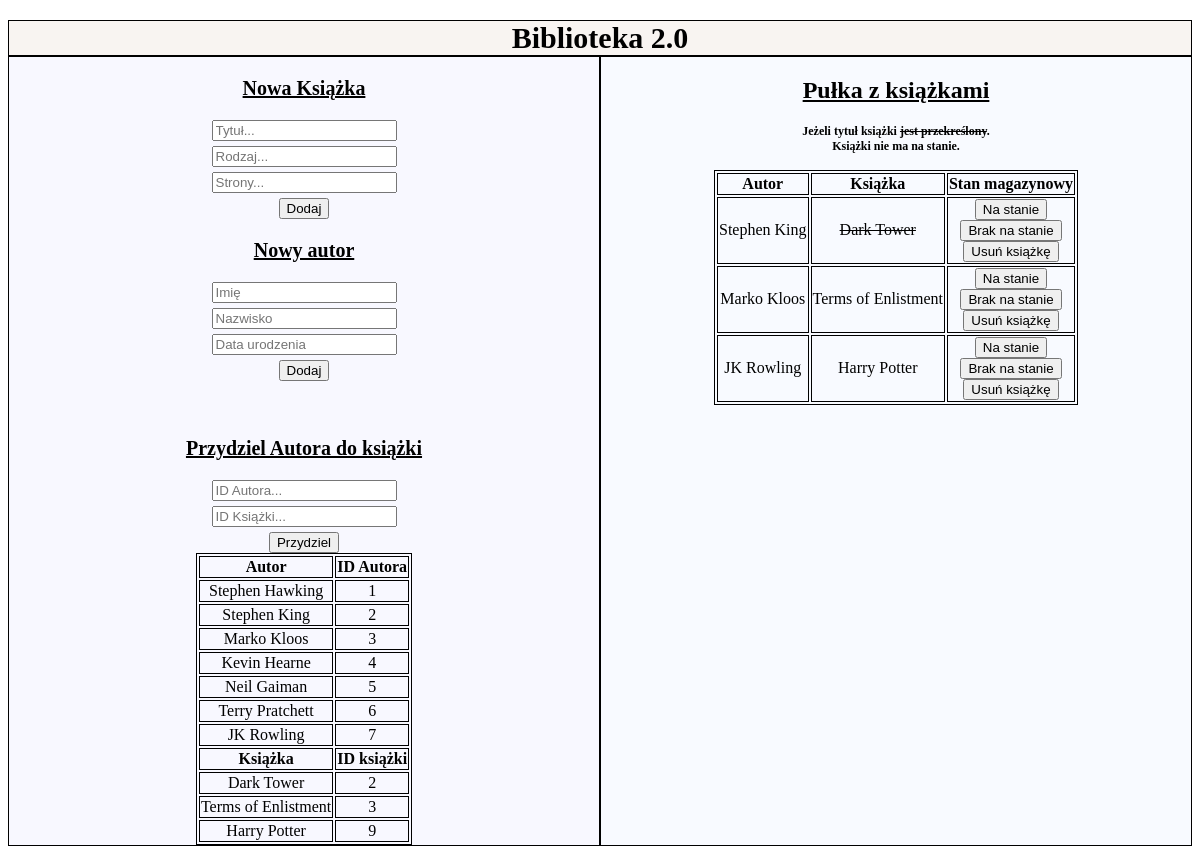
The page / on the database its author committed.
### app/models.py (models this page shows)
class Author(db.Model):
    id = db.Column(db.Integer, primary_key=True)
    name = db.Column(db.String(20), index=True, nullable=True)
    surname = db.Column(db.String(20), index=True, nullable=True)
    birth = db.Column(db.String(15), index=True, nullable=True)
    books = db.relationship("Book", backref="author", lazy="dynamic")
    def __repr__(self):
        return f"{self.name} {self.surname}"

class Book(db.Model):
    id = db.Column(db.Integer, primary_key=True)
    title = db.Column(db.String(20), index=True, nullable=True)
    genre = db.Column(db.String(15), index=True, nullable=True)
    pages = db.Column(db.Integer, index=True, nullable=True)
    author_id = db.Column(db.Integer, db.ForeignKey("author.id"))
    stock = db.Column(db.Boolean, default=False)
    def __str__(self):
        return f"{self.title}"

### app/routes.py (the view)
@app.route("/")
def book_list():
    books = Book.query.all()
    authors = Author.query.all()
    return render_template("books.html", books=books, authors=authors)

### app/templates/books.html (shortened to what this page needs)
{% extends "index.html" %}
{% block body %}
<h1> Biblioteka 2.0</h1>
<div class="row">
    <div class="column1">
        <div class="adding_panel">
            <div class="book_addind">
                <h3>Nowa Książka</h3>
                <form action="/book/" method="post">
                    <p><input type="text" name="title" placeholder="Tytuł..."></p>
                    <p><input type="text" name="genre" placeholder="Rodzaj..."></p>
                    <p><input type="text" name="pages" placeholder="Strony..."></p>
                    <input type="submit" value="Dodaj">
                </form>
            </div>
            <div class="author_adding">
                <h3>Nowy autor</h3>
                <form action="/author/" method="post">
                    <p><input type="text" name="name" placeholder="Imię"></p>
                    <p><input type="text" name="surname" placeholder="Nazwisko"></p>
                    <p><input type="text" name="birth" placeholder="Data urodzenia"></p>
                    <input type="submit" value="Dodaj">
                </form>
            </div>
        </div><br><br>
        <div class="assign_panel">
            <div class="assign_author">
                <h3>Przydziel Autora do książki</h3>
                <form action="/assign/" method="post">
                    <p><input type="text" name="author_id" placeholder="ID Autora..."></p>
                    <p><input type="text" name="books_id" placeholder="ID Książki..."></p>
                    <input type="submit" value="Przydziel">
                </form>
                <table class="ids">
                    <tr>
                        <th>Autor</th>
                        <th>ID Autora</th>
                    </tr>
                    {% for author in authors %}
                    <tr>
                        <td>{{ author }}</td>
                        <td>{{ author.id }}</td>
                    </tr>
                    {% endfor %}
                    <tr>
                        <th>Książka</th>
                        <th>ID książki</th>
                        {% for book in books %}
                    </tr>
                    <td>{{ book }}</td>
                    <td>{{ book.id }}</td>
                    {% endfor %}
                </table>
            </div>
        </div>
    </div>
    <div class="column2">
        <div class="book_disply">
            <h2>Pułka z książkami</h2>
            <h4>Jeżeli tytuł książki <span style="text-decoration: line-through;">jest przekreślony</span>. <br>Książki nie ma na stanie.
            </h4>
            <table>
                <tr>
                    <th>Autor</th>
                    <th>Książka</th>
                    <th>Stan magazynowy</th>
                </tr>
                {% for book in books %}
                <tr>
                    <td>{{ book.author }}</td>
                    <td>{% if book.stock %} <strike> {% endif %}{{ book.title }} {% if book.stock %} </strike>{%
                        endif %}</td>
                    <td>
                        <button type="button" onclick='window.location.href="/in_stock/{{ book.id }}"'>Na stanie
                        </button>
                        <br>
                        <button type="button" onclick='window.location.href="/out_stock/{{ book.id }}"'>Brak na stanie </button>
                        <br>
                        <button type="button" onclick='window.location.href="delete/{{ book.id }}"'>Usuń książkę
                        </button>
                    </td>
                </tr>
                {% endfor %}
            </table>
</div>
{% endblock %}

### app/templates/index.html (shortened to what this page needs)
<!DOCTYPE html>
<html lang="en">
<head>
    <link rel="stylesheet" type="text/css" href="{{ url_for('static', filename='style.css') }}">
</head>
<body>
    {% block body %}{% endblock %}
</body>
</html>

### app/static/style.css (style rules this page uses)
html { height: 100%; }
h1 { text-align: center; font-size: 30px; margin-bottom: 0%; border: 1px solid black; background-color: rgba(248, 244, 241, 0.932); }
h2 { text-decoration: underline; }
h3 { font-size: 20px; text-decoration: underline; text-align: center; }
h4 { font-size: 12px; }
table, th, td { border: 1px solid black; margin: auto; text-align: center; }
.adding_panel { text-align: center; }
.book_disply { text-align: center; }
.assign_panel { text-align: center; }
.assign_author { text-align: center; }
.column1 { flex: 50%; background-color: ghostwhite; border: 1px solid black; }
.column2 { flex: 50%; background-color: rgb(248, 250, 255); border: 1px solid black; }
.row { text-align: center; display: flex; }
p { margin: 5px; }

### rows shown on the page
Author: name+surname "Stephen Hawking", id "1"
Author: name+surname "Stephen King", id "2"
Author: name+surname "Marko Kloos", id "3"
Author: name+surname "Kevin Hearne", id "4"
Author: name+surname "Neil Gaiman", id "5"
Author: name+surname "Terry Pratchett", id "6"
Author: name+surname "JK Rowling", id "7"
Book: title "Dark Tower", id "2", author "Stephen King"
Book: title "Terms of Enlistment", id "3", author "Marko Kloos"
Book: title "Harry Potter", id "9", author "JK Rowling"
